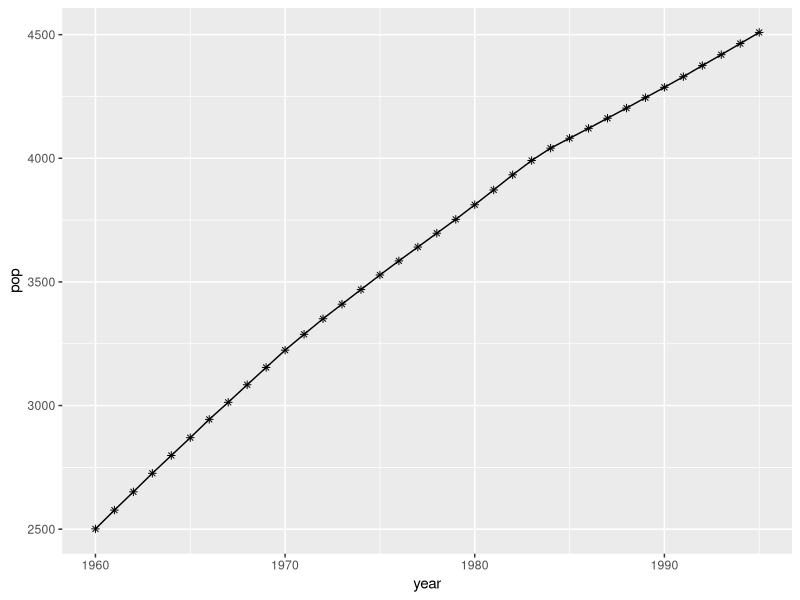
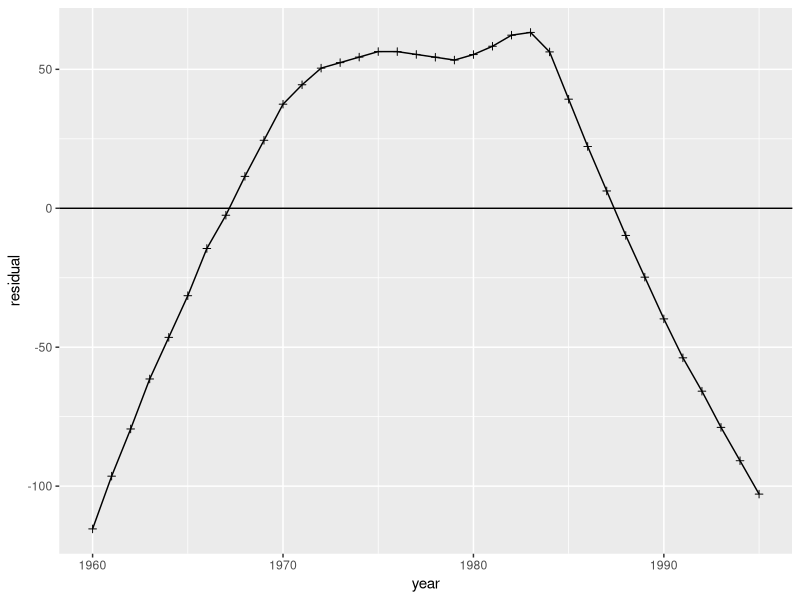
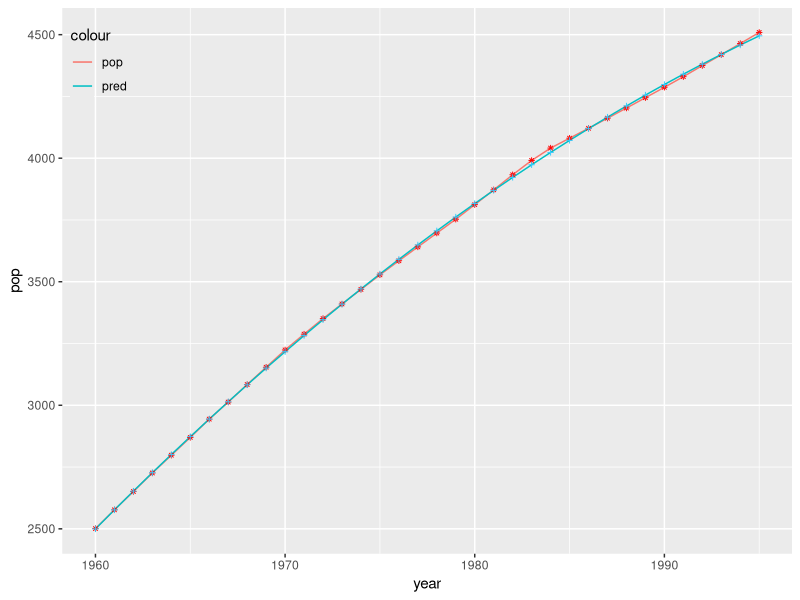
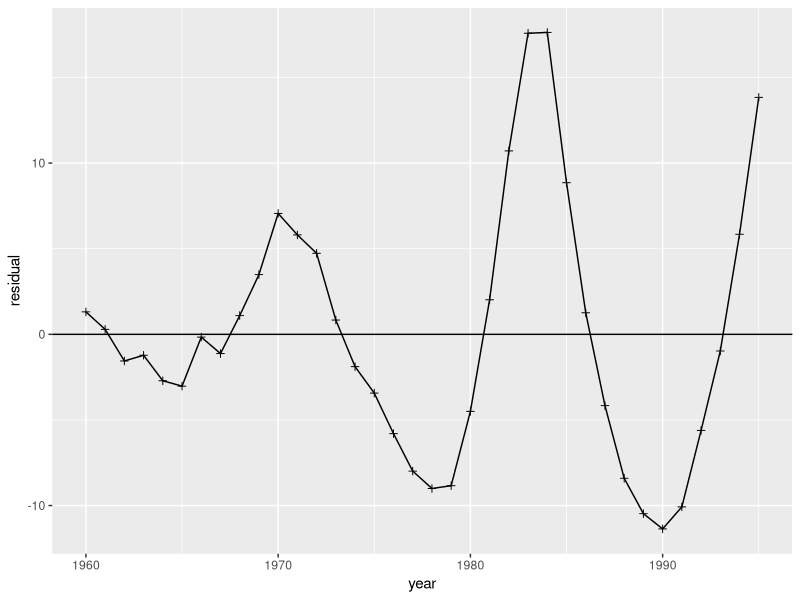
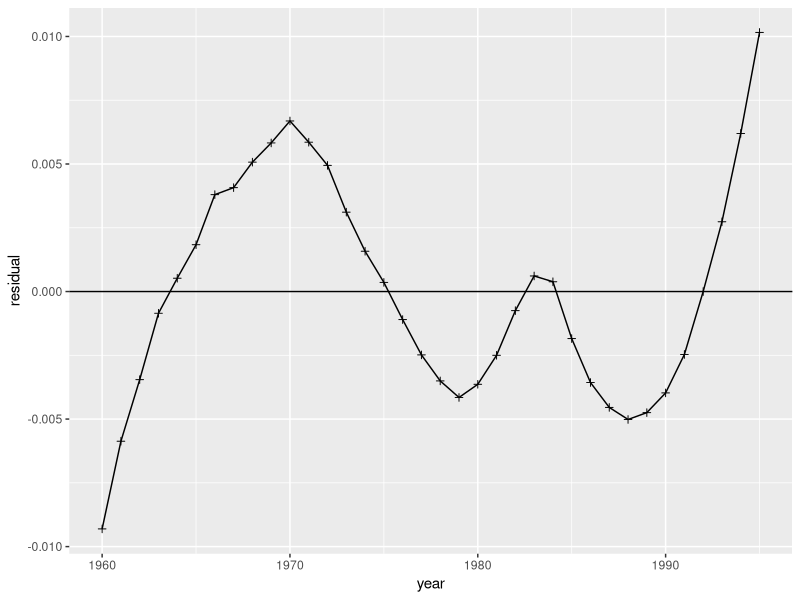
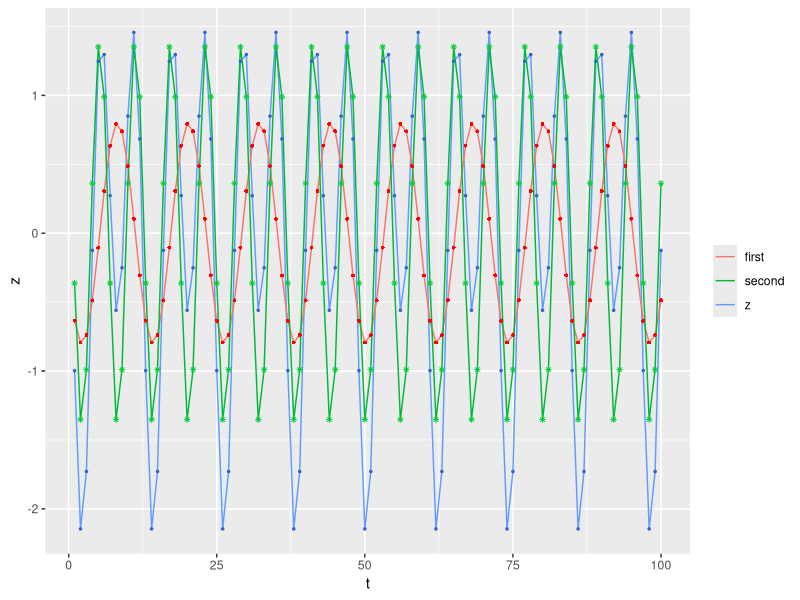
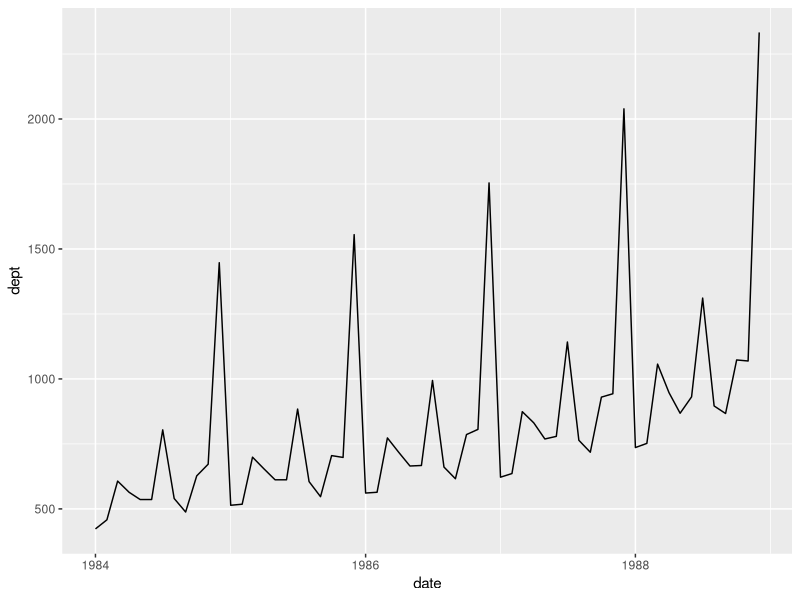
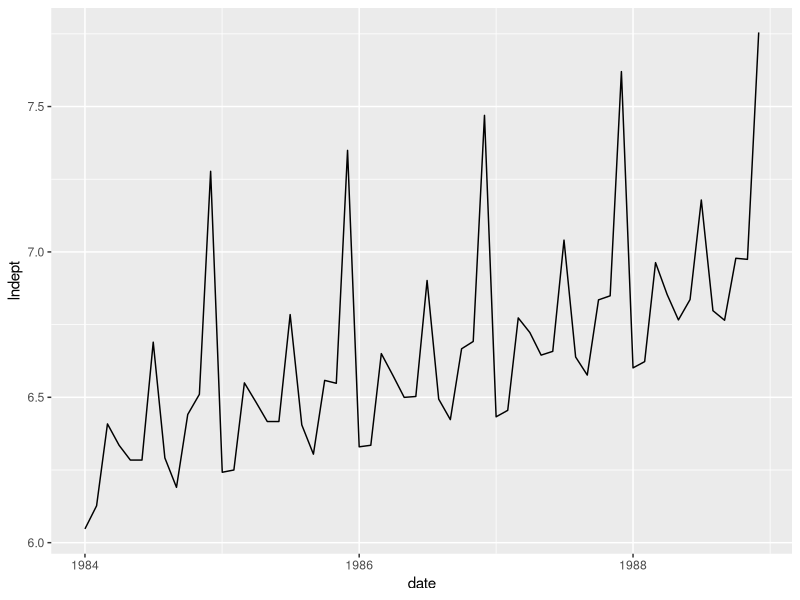

Source code (R) for these figures, in order:
library(lubridate)
library(ggplot2)
library(car)
library(forecast)

# example 2.1
data <- read.csv('../timedata/population.txt', sep='', header=FALSE)
pop <- na.omit(c(t(data)))
pop <- round(pop/10000)
lnpop <- log(pop)
t <- 1:length(pop)
t2 <- t**2
year <- 1959 + t
df1 <- data.frame(pop, lnpop, t, t2, year)
ggplot(data=df1, aes(year, pop)) + 
  geom_line() + 
  geom_point(shape=8, color='black')

reg1 <- lm(pop~t, data=df1)
anova(reg1)
summary(reg1)
durbinWatsonTest(reg1)

df2 <- data.frame(year, reg1$fitted.values, reg1$residuals)
colnames(df2) <- c("year", "pred", "residual")
ggplot(data=df2, aes(year, residual)) + 
  geom_line() + 
  geom_point(shape=3, color='black') + 
  geom_hline(yintercept=0)

reg2 <- lm(pop~t+t2, data=df1)
anova(reg2)
summary(reg2)
durbinWatsonTest(reg2)

df3 <- data.frame(year, pop, reg2$fitted.values, reg2$residuals)
colnames(df3) <- c("year", "pop", "pred", "residual")
ggplot(data=df3, aes(x=year)) + 
  geom_line(aes(y=pop, colour='pop')) + 
  geom_line(aes(y=pred, colour='pred')) +
  geom_point(data=df3, aes(y=pop), shape=8, size=1, color='#ff0000') + 
  geom_point(data=df3, aes(y=pred), shape=3, size=1, color='#33ccff') + 
  theme(legend.position = c(0.05,0.9), legend.background=element_rect(fill="transparent"))

ggplot(data=df3, aes(year, residual)) + 
  geom_line() + 
  geom_point(shape=3, color='black') + 
  geom_hline(yintercept=0)

reg3 <- lm(lnpop~t+t2, data=df1)
anova(reg3)
summary(reg3)
df4 <- data.frame(year, reg3$residuals)
colnames(df4) <- c("year", "residual")
ggplot(data=df4, aes(year, residual)) + 
  geom_line() + 
  geom_point(shape=3, color='black') + 
  geom_hline(yintercept=0)

# figure 2.8
t <- 1:100
a1 <- -0.8
a2 <- 1.4
phi1 <- pi/8
phi2 <- 3*pi/4
first <- a1 * sin(pi*t/6 + phi1)
second <- a2 * sin(pi*t/3 + phi2)
z <- first + second
df <- data.frame(t, z, first, second)
ggplot(data=df, aes(t)) + 
  geom_line(aes(y=z, colour='z')) + 
  geom_line(aes(y=first, colour='first')) +
  geom_line(aes(y=second, colour='second')) +
  geom_point(data=df, aes(y=z), shape=20, size=1, color='#3366cc') + 
  geom_point(data=df, aes(y=first), shape=16, size=1, color='#ff0000') + 
  geom_point(data=df, aes(y=second), shape=8, size=1, color='#00cc33') +
  theme(legend.title=element_blank())

# example 2.2
data <- read.csv('../timedata/depart.txt', sep='', header=FALSE)
dept <- na.omit(c(t(data)))
t <- 1:length(dept)
lndept <- log(dept)
date <- ymd("840101") + months(1:length(dept)-1)
mon <- month(date)
i1 <- as.integer(mon==1)
i2 <- as.integer(mon==2)
i3 <- as.integer(mon==3)
i4 <- as.integer(mon==4)
i5 <- as.integer(mon==5)
i6 <- as.integer(mon==6)
i7 <- as.integer(mon==7)
i8 <- as.integer(mon==8)
i9 <- as.integer(mon==9)
i10 <- as.integer(mon==10)
i11 <- as.integer(mon==11)
i12 <- as.integer(mon==12)
df1 <- data.frame(date, dept, lndept, i1, i2, i3, i4, i5, i6, i7, i8, i9, i10, i11, i12)

ggplot(data=df1, aes(date, dept)) +
  geom_line()

ggplot(data=df1, aes(date, lndept)) +
  geom_line()

reg <- lm(lndept~t+i1+i2+i3+i4+i5+i6+i7+i8+i9+i10+i11+i12, data=df1)
anova(reg)
summary(reg)
durbinWatsonTest(reg)

df2 <- data.frame(date, reg$residuals)
colnames(df2) <- c('date', 'residual')

ggplot(data=df2, aes(date, residual)) +
  geom_line() +
  geom_hline(yintercept=0)

# figure 2.12
t <- 1:60

b0 <- 0.2
b1 <- -12
z1 <- exp(b0 + b1/t)

b0 <- 10
b1 <- 0.15
k <- 1
z2 <- k*exp(-b0*exp(-b1*t))

b0 <- 0.95
b1 <- 0.09
z3 <- (1-b0*exp((-b1)*t))**3

b0 <- 5
b1 <- -0.2
z4 <- k/(1+exp(b0+b1*t))

df <- data.frame(t, z1, z2, z3, z4)

ggplot(data=df, aes(x=t)) +
  geom_line(aes(y=z3, colour='von')) +
  geom_line(aes(y=z2, colour='gom')) +
  geom_line(aes(y=z4, colour='pearl')) +
  geom_line(aes(y=z1, colour='exp')) +
  geom_point(data=df, aes(y=z3), shape=8, size=1, color='purple') + 
  geom_point(data=df, aes(y=z2), shape=16, size=1, color='lightgreen') + 
  geom_point(data=df, aes(y=z4), shape=5, size=1, color='lightblue') +
  geom_point(data=df, aes(y=z1), shape=20, size=1, color='red') +
  theme(legend.position = c(0.05,0.87), legend.background=element_rect(fill="transparent"), legend.title=element_blank())

# example 2.3
data <- read.csv('../timedata/catv.txt', sep='', header=FALSE)
catv <- na.omit(c(t(data)))
t <- 1:length(catv)
year <- 1969 + t
k <- 70000000
lncatv <- log(k/catv-1)
df1 <- data.frame(year, catv, lncatv)

ggplot(data=df1, aes(year, catv)) +
  geom_point(shape=3)

ggplot(data=df1, aes(year, lncatv)) +
  geom_point(shape=3)

reg <- lm(lncatv~year, data=df1)
anova(reg)
summary(reg)

p1 <- k/(exp(reg$fitted.values)+1)
residual <- catv-p1
df2 <- data.frame(year, reg$fitted.values, p1, residual)
colnames(df2) <- c('year', 'pred', 'p1', 'residual')

ggplot(data=df2, aes(x=year)) + 
  geom_point(data=df2, aes(y=catv, colour='catv'), shape=3, size=1) +
  geom_point(data=df2, aes(y=p1, colour='forecast'), shape=8, size=1) +
  theme(legend.position = c(0.1, 0.96), 
        legend.background=element_rect(fill="transparent"), 
        legend.title=element_blank(),
        legend.direction = "horizontal")

ggplot(data=df2, aes(x=year, y=residual)) +
  geom_point(shape=3, size=1) +
  geom_hline(yintercept=0, color="#999999")

# trend model prediction
z <- c(23,25,27,34,38,47,49,39,57,59,63,64,69,78,73,89,83,84,86,92)
t <- 1:length(z)
reg <- lm(z~t)
new_t <- 1:32
new <- data.frame(t=new_t)
df <- data.frame(predict(lm(z~t), new, interval="prediction", level=0.95))
df['t'] <- new_t
df['z'] <- c(z, rep('NA', 12))

ggplot(data=df, aes(x=t)) + 
  geom_line(aes(y=fit, colour='prediction')) + 
  geom_line(aes(y=lwr, colour='lower')) + 
  geom_line(aes(y=upr, colour='upper')) + 
  geom_line(aes(x=t,y=as.numeric(z), colour='z')) +
  geom_point(aes(y=fit), shape='p') + 
  geom_point(aes(y=lwr), shape='L') +
  geom_point(aes(y=upr), shape='U') +
  geom_point(aes(y=as.numeric(z)), shape=20) +
  geom_vline(xintercept=21, color='#999999') +
  theme(legend.position = c(0.2, 0.96), 
        legend.background=element_rect(fill="transparent"), 
        legend.title=element_blank(),
        legend.direction = "horizontal")

